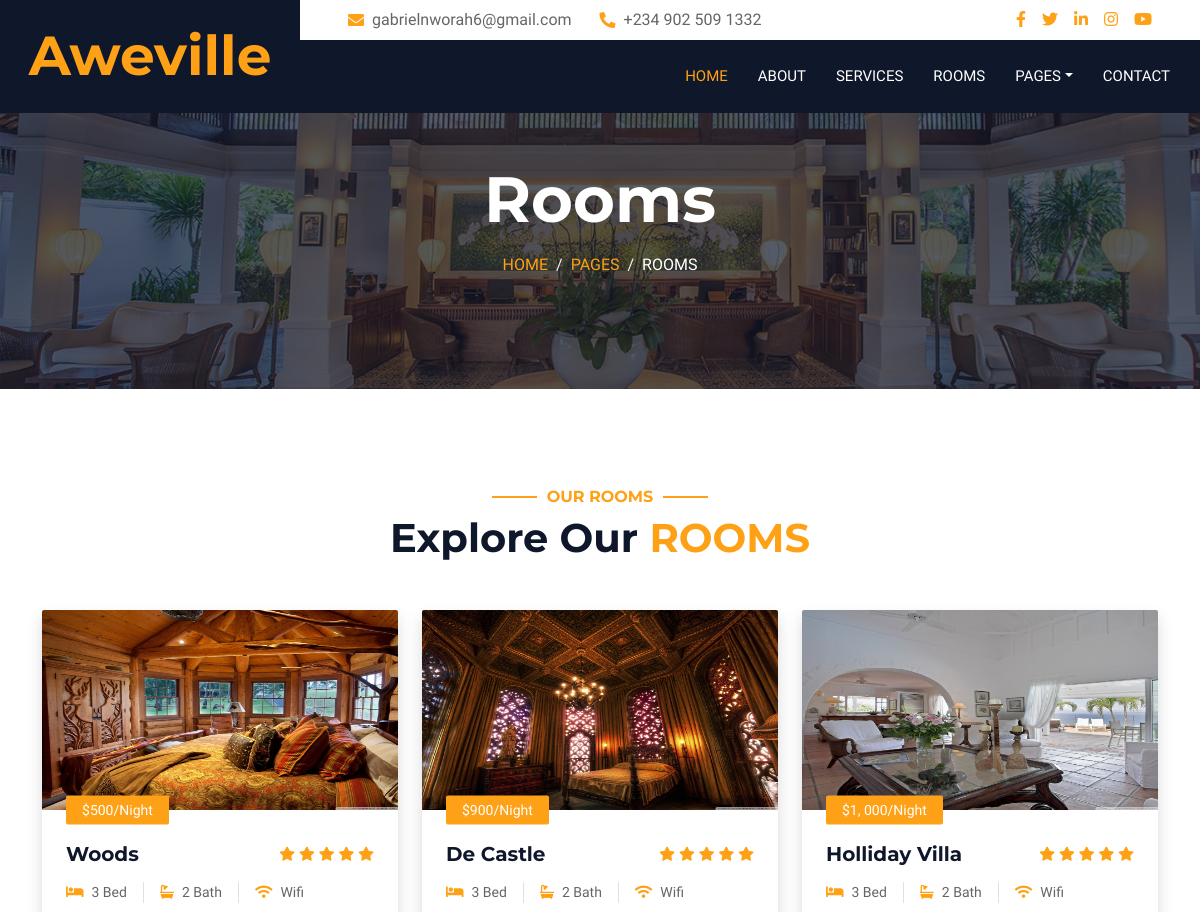
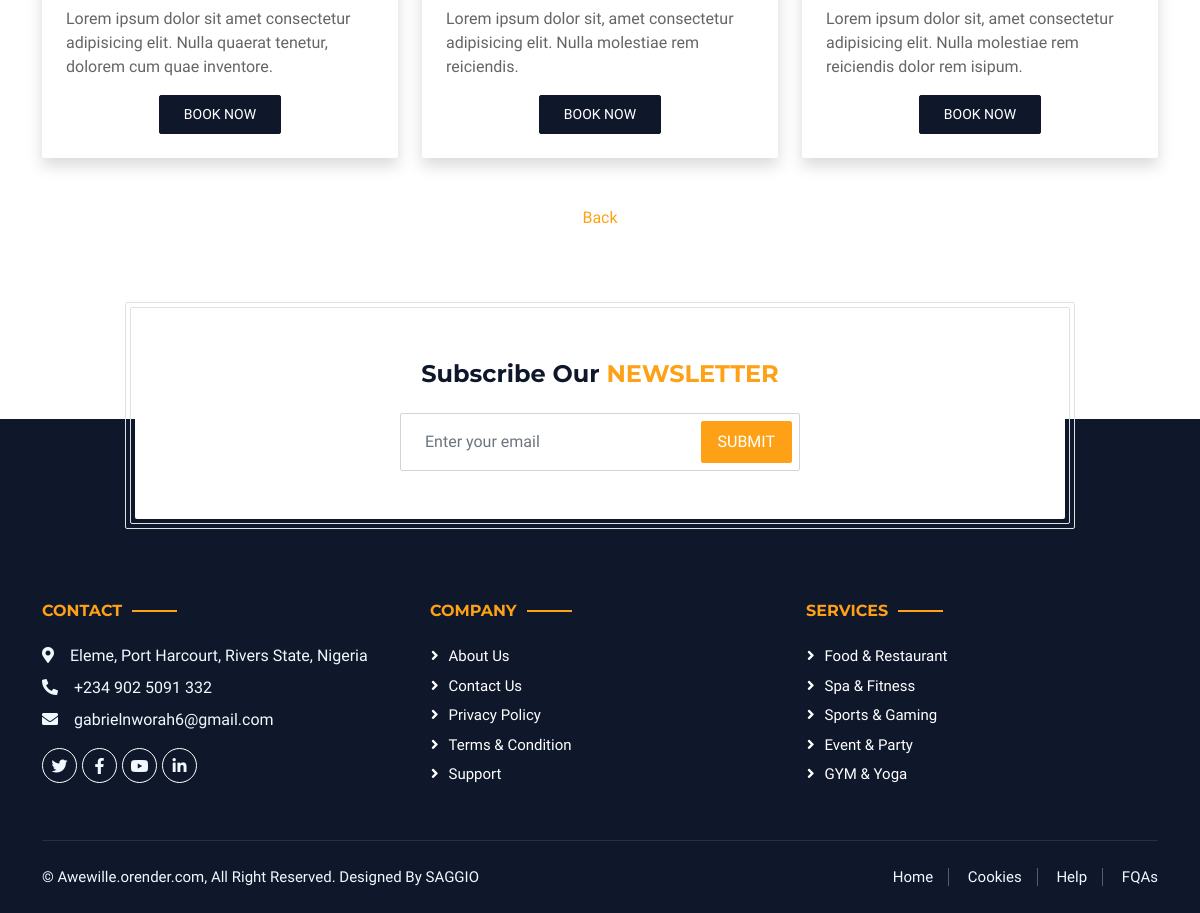
The app's page /rooms?page=3 with its own data (2 pictures, top to bottom).
### AwevilleApp/models.py (models this page shows, shortened)
class Room(models.Model):
    Title = models.CharField(max_length=200)
    Price = models.CharField(max_length=30)
    Description = models.TextField()
    Star = models.IntegerField()
    Image = models.ImageField(upload_to="upload")
    DatePub = models.DateTimeField(default=datetime.now(), editable=False)

### AwevilleApp/views.py (the view)
# urls.py: path('rooms', roomView),
def roomView(request):
    subscriberForm = SubscriberForm(request.POST)
    if request.method == 'POST':
        if subscriberForm.is_valid():
            subscriberForm.save()
    Rooms = Room.objects.all()
    paginator = Paginator(Rooms, 3)
    paginator_page_number = request.GET.get("page")
    page_obj = paginator.get_page(paginator_page_number)
    for room in Rooms:
        print(room.id)
    return render(request, "rooms.html", { 'subscriberForm': subscriberForm, "Rooms": page_obj})

### AwevilleApp/forms.py
class SubscriberForm(ModelForm):
    class Meta:
        model = Subscriber
        fields = "__all__"

### AwevilleApp/templates/rooms.html (shortened to what this page needs)
{% load static %}
    {% block content %}
     {% include '__header.html' %}
     <div class="container-xxl bg-white p-0">
        <div class="container-fluid page-header mb-5 p-0" style="background-image: url({% static 'img/carousel-1.jpg' %});">
            <div class="container-fluid page-header-inner py-5">
                <div class="container text-center pb-5">
                    <h1 class="display-3 text-white mb-3 animated slideInDown">Rooms</h1>
                    <nav aria-label="breadcrumb">
                        <ol class="breadcrumb justify-content-center text-uppercase">
                            <li class="breadcrumb-item"><a href="/">Home</a></li>
                            <li class="breadcrumb-item"><a href="">Pages</a></li>
                            <li class="breadcrumb-item text-white active" aria-current="page">Rooms</li>
                        </ol>
                    </nav>
                </div>
            </div>
        </div>
        <div class="container-xxl py-5">
            <div class="container">
                <div class="text-center wow fadeInUp" data-wow-delay="0.1s">
                    <h6 class="section-title text-center text-primary text-uppercase">Our Rooms</h6>
                    <h1 class="mb-5">Explore Our <span class="text-primary text-uppercase">Rooms</span></h1>
                </div>
                <div class="row g-4" style="display: flex; justify-content: space-evenly;">
                    {% for room in Rooms %}
                    <div class="col-lg-4 col-md-6 wow fadeInUp" data-wow-delay="0.1s">
                        <div class="room-item shadow rounded overflow-hidden">
                            <div class="position-relative">
                                <img class="img-fluid" src="{{ room.Image.url }}" alt="{{ room.Title }}" style="height: 200px; width: 360px;">
                                <small class="position-absolute start-0 top-100 translate-middle-y bg-primary text-white rounded py-1 px-3 ms-4">${{ room.Price }}/Night</small>
                            </div>
                            <div class="p-4 mt-2">
                                <div class="d-flex justify-content-between mb-3">
                                    <h5 class="mb-0">{{ room.Title }}</h5>
                                    <div class="ps-2">
                                        <small class="fa fa-star text-primary"></small>
                                        <small class="fa fa-star text-primary"></small>
                                        <small class="fa fa-star text-primary"></small>
                                        <small class="fa fa-star text-primary"></small>
                                        <small class="fa fa-star text-primary"></small>
                                    </div>
                                </div>
                                <div class="d-flex mb-3">
                                    <small class="border-end me-3 pe-3"><i class="fa fa-bed text-primary me-2"></i>3 Bed</small>
                                    <small class="border-end me-3 pe-3"><i class="fa fa-bath text-primary me-2"></i>2 Bath</small>
                                    <small><i class="fa fa-wifi text-primary me-2"></i>Wifi</small>
                                </div>
                                <p class="text-body mb-3">{{ room.Description }}</p>
                                <div class="d-flex justify-content-around">
                                    <a class="btn btn-sm btn-dark rounded py-2 px-4" href="/booking/{{ room.Title }}/{{ room.Image.url}}/">Book Now</a>
                                </div>
                            </div>
                        </div>
                    </div>
                    {% endfor %}
                </div>
            </div>
        </div>
        <div style="width: 100%; display: flex; justify-content: space-around;">
            {% if Rooms.has_previous and not Rooms.has_next %}
                <a href="?page={{ Rooms.previous_page_number }}" style="text-decoration: none; color: #FEA116;">Back</a>
            {% endif %}
        </div>
        <br>
        {% include '__footer.html' %}
     </div>
    {% endblock %}

### AwevilleApp/static/css/style.css (style rules this page uses)
:root { --primary: #FEA116; --light: #F1F8FF; --dark: #0F172B; }
.btn { font-weight: 500; text-transform: uppercase; transition: .5s; }
.page-header { background-position: center center; background-repeat: no-repeat; background-size: cover; }
.page-header-inner { background: rgba(15, 23, 43, .7); }
.breadcrumb-item + .breadcrumb-item::before { color: var(--light); }
.section-title { position: relative; display: inline-block; }
.section-title::before { position: absolute; content: ""; width: 45px; height: 2px; top: 50%; left: -55px; margin-top: -1px; background: var(--primary); }
.section-title::after { position: absolute; content: ""; width: 45px; height: 2px; top: 50%; right: -55px; margin-top: -1px; background: var(--primary); }

### records on screen
Room: Image (picture), Price "500", Title "Woods", Description "Lorem ipsum dolor sit amet consectetur adipisicing elit. Nulla quaerat tenetur, dolorem cum quae inventore."
Room: Image (picture), Price "900", Title "De Castle", Description "Lorem ipsum dolor sit, amet consectetur adipisicing elit. Nulla molestiae rem reiciendis."
Room: Image (picture), Price "1, 000", Title "Holliday Villa", Description "Lorem ipsum dolor sit, amet consectetur adipisicing elit. Nulla molestiae rem reiciendis dolor rem isipum."
